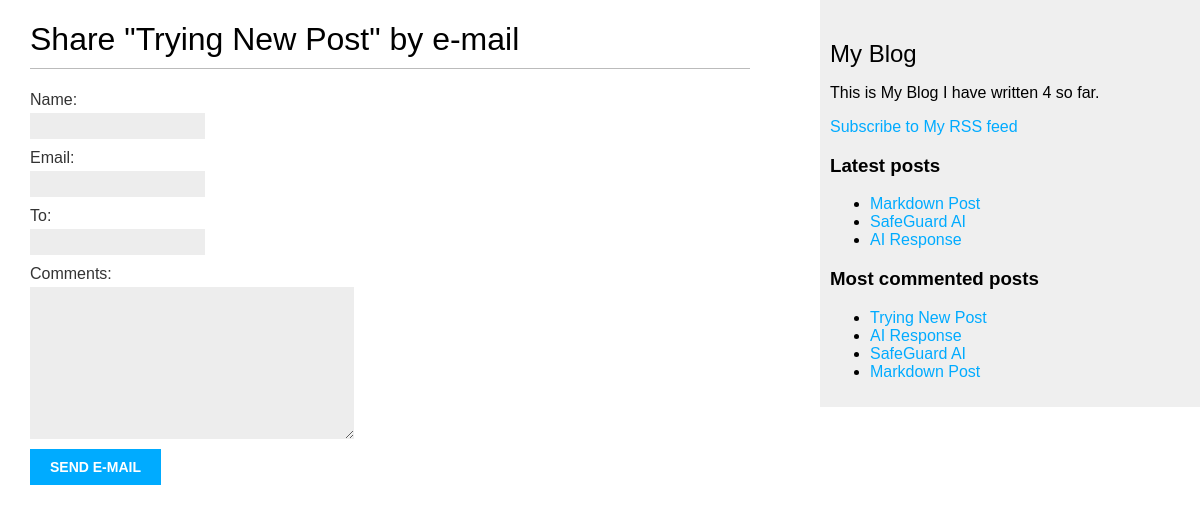
Page /djblog/2/share/ on the committed database.
### djblog/models.py (models this page shows, shortened)
class Post(models.Model):
    class Status(models.TextChoices):
        DRAFT = 'DF', 'Draft'
        PUBLISHED = 'PB', 'Published'
    title = models.CharField(max_length=250)
    slug = models.SlugField(
        max_length=250,
        unique_for_date = 'publish'
        )
    author = models.ForeignKey(
        settings.AUTH_USER_MODEL,
        on_delete=models.CASCADE ,
        related_name="djblog_posts"
    )
    body = models.TextField()
    publish = models.DateTimeField(default=timezone.now)
    created = models.DateTimeField(auto_now_add=True)
    updated = models.DateTimeField(auto_now=True)
    status = models.CharField(
        max_length=2,
        choices=Status.choices,
        default=Status.PUBLISHED
    )
    objects = models.Manager() #default
    published = PublishedManager() # custom manager
    class Meta:
        ordering = ['-publish']
        indexes = [
            models.Index(fields=['-publish'])
        ]
    def get_absolute_url(self):
        return reverse(
            'djblog:post_detail',
            args = [
                self.publish.year,
                self.publish.month,
                self.publish.day,
                self.slug
            ]
        )
    tags = TaggableManager()

### djblog/views.py (the view)
def post_share(request, post_id):
    post = get_object_or_404(
    Post,
    id=post_id,
    status=Post.Status.PUBLISHED
    )
    sent = False
    if request.method == 'POST':
        form = EmailPostForm(request.POST)
        if form.is_valid():
            cd = form.cleaned_data
            post_url = request.build_absolute_uri(
            post.get_absolute_url()
            )
            subject = (
            f"{cd['name']} ({cd['email']}) "
            f"recommends you read {post.title}"
            )
            message = (
            f"Read {post.title} at {post_url}\n\n"
            f"{cd['name']}\'s comments: {cd['comments']}"
            )
            try:
                send_mail(
                subject=subject,
                message=message,
                from_email=None,
                recipient_list=[cd['to']]
                )
            except BadHeaderError:
                return HttpResponse('Invalid header found.')
            except Exception as e:
                return HttpResponse(f'Error sending email: {str(e)}')
            sent = True
    else:
        form = EmailPostForm()
    return render(
    request,
    'post/share.html',
    {
    'post': post,
    'form': form,
    'sent': sent
    }
    )

### djblog/forms.py
class EmailPostForm(forms.Form):
    name = forms.CharField(max_length=25)
    email = forms.EmailField()
    to = forms.EmailField()
    comments = forms.CharField(
    required=False,
    widget=forms.Textarea
    )

### djblog/models.py (called while the page is built)
    def get_queryset(self):
        return (
            super().get_queryset().filter(status = Post.Status.PUBLISHED)
        )

### djblog/templatetags/blog_tags.py (called while the page is built)
@register.simple_tag
def total_posts():
    return Post.published.count()

@register.inclusion_tag('post/latest_posts.html')
def show_latest_posts(count = 5):
    latest_posts = Post.published.order_by('-publish')[:count]
    return {
        'latest_posts': latest_posts
    }

@register.simple_tag
def get_most_commented_posts(count = 5):
    return Post.published.annotate(
        total_comments = Count('comments')
    ).order_by('-total_comments')[:count]

### djblog/templates/post/share.html (shortened to what this page needs)
{% extends "djblog/base.html" %}
{% block content %}
{% if sent %}
<h1>Email Successful sent.</h1>
<p>
    "{{ post.title }}" was Successfully sent to {{ form.cleaned_data.to }}
</p>
{% else %}
<h1>Share "{{ post.title }}" by e-mail</h1>
<form method="post">
    {{ form.as_p }}
    <input type="submit" value="Send e-mail">
</form>
{% endif %}
{% endblock %}

### djblog/templates/djblog/base.html (shortened to what this page needs)
{% load blog_tags %}
{% load static %}
<!DOCTYPE html>
<html lang="en">
<head>
    <link href="{% static 'css/djblog.css' %}" rel="stylesheet">
</head>
<body>
    <div id="content">
        {% block content %}
        {% endblock %}
    </div>
    <div id="sidebar">
        <h2>My Blog</h2>
        <p>
            This is My Blog
            I have written {% total_posts %} so far.
        </p>
        <p>
            <a href="{% url 'djblog:post_feed' %}">
            Subscribe to My RSS feed
            </a>
        </p>
        <h3>Latest posts</h3>
        {% show_latest_posts 3 %}
        <h3>Most commented posts</h3>
        {% get_most_commented_posts as most_commented_posts %}
        <ul>
            {% for post in most_commented_posts %}
            <li>
                <a href="{{ post.get_absolute_url }}">{{ post.title }}</a>
            </li>
            {% endfor %}
        </ul>
    </div>
</body>
</html>

### djblog/templates/post/latest_posts.html
<ul>
    {% for post in latest_posts %}
    <li>
        <a href="{{ post.get_absolute_url }}">{{ post.title }}</a>
    </li>
    {% endfor %}
</ul>

### djblog/static/css/djblog.css (style rules this page uses)
body { margin:0; padding:0; font-family:helvetica, sans-serif; }
a { color:#00abff; text-decoration:none; }
h1 { font-weight:normal; border-bottom:1px solid #bbb; padding:0 0 10px 0; }
h2 { font-weight:normal; margin:30px 0 0; }
#content { float:left; width:60%; padding:0 0 0 30px; }
#sidebar { float:right; width:30%; padding:10px; background:#efefef; height:100%; }
label { float:left; clear:both; color:#333; margin-bottom:4px; }
input, textarea { clear:both; float:left; margin:0 0 10px; background:#ededed; border:0; padding:6px 10px; font-size:12px; }
input[type=submit] { font-weight:bold; background:#00abff; color:#fff; padding:10px 20px; font-size:14px; text-transform:uppercase; }

### rows in the picture
Post: title "Trying New Post"
Post: title "Markdown Post"
Post: title "SafeGuard AI"
Post: title "AI Response"
